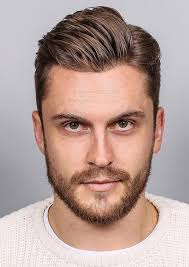
#> input picture images/test.jpeg, 189 x 267 px, given in place of the camera
$ python drowsiness_detect.py
#> lines starting #> are read from the running program, lines starting #| are printed output that depends on the picture; after the words box and inside, x2 and y2 are one past the last pixel; in counts of white or black regions, pixels touching at a corner belong together
"""
Real-time driver drowsiness detection using Haar cascades (face + eyes).

Fixes applied vs. the original version:
- No longer confuses "no face in frame" with "eyes closed" (was a false-alarm bug).
- Alarm sound is now non-blocking (SND_ASYNC) so the video feed no longer freezes
  while the alert plays.
- winsound import is guarded so the script doesn't crash on import on non-Windows
  systems (it will print a warning and skip audio instead).
- Cascade files default to OpenCV's bundled haarcascades (cv2.data.haarcascades)
  instead of a relative "haarcascades/" folder that may not exist.
- Webcam and windows are released/closed in a try/finally so a crash mid-loop
  doesn't leave the camera locked.
- "EYES CLOSED!" text is drawn every frame while the alarm is active, not just
  on the single frame the threshold was crossed.
- Now sends an email alert (via email_alert.py) the moment the alarm triggers,
  running in a background thread so it never blocks or slows down the video feed.
- Eye search is now restricted to the upper-face region only, with stricter
  detection settings (minNeighbors=8). Previously the eye cascade searched the
  WHOLE face, which caused false-positive "eyes detected" hits on eyebrows,
  nostrils, or mouth creases even while the eyes were genuinely closed -
  meaning the alarm sometimes never triggered at all.

Further accuracy tuning:
- Histogram equalization (cv2.equalizeHist) applied before detection - improves
  Haar cascade accuracy significantly under uneven or dim lighting.
- Face detection now requires a minimum size, filtering out tiny false-positive
  "face" detections in the background.
- Debounced eyes-open detection: a SINGLE frame where the eye cascade misfires
  and reports "eyes detected" no longer resets the closed-eye timer back to
  zero. It now takes CONSECUTIVE_OPEN_FRAMES_TO_RESET (default 3) consecutive
  "eyes open" frames in a row to reset the timer, filtering out single-frame
  detection noise that was previously preventing the alarm from accumulating
  enough time to trigger.

Second (more aggressive) accuracy pass:
- Switched from plain histogram equalization to CLAHE (adaptive local contrast),
  which handles shadow/lighting noise around the eyes better.
- Eye search is now split into separate LEFT and RIGHT zones (instead of one
  wide band), avoiding the nose bridge/glasses-frame area and roughly halving
  the search area per eye.
- Detections are filtered by expected eye width relative to face width
  (13%-38%), discarding false positives that are the wrong size to be a real
  eye (eyebrows, nostrils, skin folds).
- minNeighbors raised to 15 (from 8) - requires far more overlapping matches
  before something counts as a detected eye.
- BOTH left and right zones must register a hit for "eyes detected" to be
  true - a single-zone hit is treated as noise, not a real open eye.

UI / alerting update:
- Removed the on-screen debug text and "EYES CLOSED!" warning text - the
  video feed is now clean with just the face/eye tracking boxes.
- Added an on-screen alarm trigger counter (top-left corner).
- Email alerts are now only sent once the trigger count exceeds 3 - the sound
  alarm still plays every time for immediate feedback, but email is reserved
  for repeated/escalating drowsiness episodes rather than firing on every
  single trigger.

Requires email_alert.py (in the same folder) to be configured - see .env.example.
If email isn't configured, this script still works fine; it just skips the email
and logs a one-time warning instead.
"""

import time
import os
import sys
import threading

import cv2

# --- Guard winsound import (Windows-only stdlib module) -------------------
try:
    import winsound
    HAS_WINSOUND = True
except ImportError:
    HAS_WINSOUND = False
    print("[WARNING] 'winsound' is not available on this OS (Windows-only). "
          "Audio alerts will be disabled; a console message will be printed instead.")

# --- Email alert integration ------------------------------------------------
try:
    from email_alert import send_email_alert, EMAIL_SENDER, EMAIL_APP_PASSWORD, EMAIL_RECIPIENT
    EMAIL_CONFIGURED = bool(EMAIL_SENDER and EMAIL_APP_PASSWORD and EMAIL_RECIPIENT)
    if not EMAIL_CONFIGURED:
        print("[WARNING] Email not configured (missing EMAIL_SENDER / EMAIL_APP_PASSWORD / "
              "EMAIL_RECIPIENT in your .env). Alarm will trigger sound only, no email.")
except ImportError:
    EMAIL_CONFIGURED = False
    print("[WARNING] email_alert.py not found next to this script. "
          "Alarm will trigger sound only, no email.")

# --- Configuration ----------------------------------------------------------
EYE_DETECTION_TIMEOUT = 5  # seconds of continuous "eyes not detected" before alarm

# How many CONSECUTIVE "eyes open" frames are needed before the closed-eye timer
# resets. Prevents a single misdetected frame from wiping out an otherwise-valid
# "eyes closed" streak.
CONSECUTIVE_OPEN_FRAMES_TO_RESET = 3

# --- Eye-detection sensitivity (tune these if it's too strict or too loose) --
# Lower minNeighbors = more sensitive (may false-positive on closed eyes).
# Higher minNeighbors = stricter (may miss genuinely open eyes).
# 8 was too loose (closed eyes registered as open). 15 was too strict (open
# eyes registered as closed). 11 is a middle ground - adjust up/down by 1-2
# if it's still not quite right for your lighting/camera.
EYE_MIN_NEIGHBORS = 11

# How many of the 2 eye zones (left/right) must register a hit to count as
# "eyes open". 2 = strict (both must agree, fewer false "open" positives but
# may miss real opens). 1 = loose (either eye is enough, more forgiving but
# more prone to false "open" positives). 1 is the middle-ground default.
EYE_ZONES_REQUIRED = 1

# Real eye width as a fraction of face width. Widened slightly from the
# previous strict pass (13%-38%) to avoid rejecting genuinely open eyes.
EYE_MIN_WIDTH_RATIO = 0.11
EYE_MAX_WIDTH_RATIO = 0.42

# How many times the alarm must trigger (in this run) before an email is sent.
# Sound still plays on every trigger; email is reserved for repeated episodes.
ALARM_COUNT_EMAIL_THRESHOLD = 3

# Allow overriding via environment variable; otherwise look for a local file.
AUDIO_FILE_PATH = os.environ.get("DDDS_AUDIO_PATH", os.path.join("audio", "alert.wav"))

# Use OpenCV's bundled cascade files by default (always present with opencv-python),
# but allow a custom "haarcascades/" folder to override them if present.
_local_cascade_dir = "haarcascades"
FACE_CASCADE_PATH = (
    os.path.join(_local_cascade_dir, "haarcascade_frontalface_default.xml")
    if os.path.exists(os.path.join(_local_cascade_dir, "haarcascade_frontalface_default.xml"))
    else os.path.join(cv2.data.haarcascades, "haarcascade_frontalface_default.xml")
)
EYE_CASCADE_PATH = (
    os.path.join(_local_cascade_dir, "haarcascade_eye.xml")
    if os.path.exists(os.path.join(_local_cascade_dir, "haarcascade_eye.xml"))
    else os.path.join(cv2.data.haarcascades, "haarcascade_eye.xml")
)


def play_alarm():
    """Play the alert sound without blocking the main detection loop."""
    if HAS_WINSOUND and os.path.exists(AUDIO_FILE_PATH):
        winsound.PlaySound(AUDIO_FILE_PATH, winsound.SND_FILENAME | winsound.SND_ASYNC)
    else:
        print("[ALERT] Drowsiness detected! (audio unavailable)")


def send_alarm_email():
    """Send the drowsiness email alert in a background thread so the video loop never waits on it."""
    if not EMAIL_CONFIGURED:
        return

    def _send():
        send_email_alert(
            subject="⚠️ Drowsiness Alert",
            body="Drowsiness was detected! The driver's eyes were closed for an extended period. "
                 "Please check on them immediately."
        )

    threading.Thread(target=_send, daemon=True).start()


def main():
    print("[INFO] drowsiness_detect.py - version: counter + threshold-email (no debug text)")

    if not os.path.exists(FACE_CASCADE_PATH):
        raise FileNotFoundError(f"[ERROR] Face cascade file not found: {FACE_CASCADE_PATH}")
    if not os.path.exists(EYE_CASCADE_PATH):
        raise FileNotFoundError(f"[ERROR] Eye cascade file not found: {EYE_CASCADE_PATH}")
    if not HAS_WINSOUND:
        print("[NOTE] Continuing without audio playback.")
    elif not os.path.exists(AUDIO_FILE_PATH):
        print(f"[WARNING] Audio file not found at '{AUDIO_FILE_PATH}'. "
              f"Set DDDS_AUDIO_PATH env var to point at a valid .wav file. "
              f"Continuing with console alerts only.")

    face_cascade = cv2.CascadeClassifier(FACE_CASCADE_PATH)
    eye_cascade = cv2.CascadeClassifier(EYE_CASCADE_PATH)
    if face_cascade.empty():
        raise IOError(f"[ERROR] Failed to load face cascade from {FACE_CASCADE_PATH}")
    if eye_cascade.empty():
        raise IOError(f"[ERROR] Failed to load eye cascade from {EYE_CASCADE_PATH}")

    video_capture = cv2.VideoCapture(0)
    if not video_capture.isOpened():
        raise RuntimeError("[ERROR] Webcam not detected!")

    # CLAHE (adaptive local contrast) - more effective than plain equalizeHist
    # at suppressing shadow/eyelash noise that fools the eye cascade into
    # false-positive "eyes open" hits on closed eyelids.
    clahe = cv2.createCLAHE(clipLimit=2.0, tileGridSize=(8, 8))

    time.sleep(2)  # let the camera warm up
    closed_eye_start_time = None
    alarm_triggered = False
    consecutive_open_frames = 0
    alarm_trigger_count = 0

    try:
        while True:
            ret, frame = video_capture.read()
#> frame is the input picture: shape (267, 189, 3); mean B, G, R 150.8, 157.5, 181.2
            if not ret:
                print("[ERROR] Failed to grab frame!")
                break

            frame = cv2.flip(frame, 1)
            gray = cv2.cvtColor(frame, cv2.COLOR_BGR2GRAY)
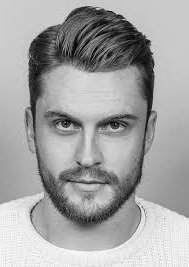
#> gray: shape (267, 189); min 2, max 253, mean 163.9
            gray = clahe.apply(gray)
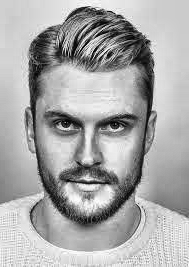
#> gray: shape (267, 189); min 1, max 254, mean 168.4

            faces = face_cascade.detectMultiScale(
                gray, scaleFactor=1.3, minNeighbors=5, minSize=(120, 120))
#> faces = [[16, 69, 151, 151]]
            face_detected = len(faces) > 0
#> face_detected = True
            eyes_detected = False
            zones_found = 0

            for (x, y, w, h) in faces:
                cv2.rectangle(frame, (x, y), (x + w, y + h), (255, 0, 0), 2)
                roi_gray = gray[y:y + h, x:x + w]

                # Vertical band where eyes actually sit on a face.
                eye_region_top = int(h * 0.20)
                eye_region_bottom = int(h * 0.50)

                # Split into separate left-eye and right-eye search zones instead
                # of one wide band. This avoids the nose bridge / glasses-frame
                # area entirely and roughly halves the search area per eye,
                # which meaningfully cuts down false-positive detections.
                left_zone = roi_gray[eye_region_top:eye_region_bottom, int(w * 0.05):int(w * 0.48)]
                right_zone = roi_gray[eye_region_top:eye_region_bottom, int(w * 0.52):int(w * 0.95)]

                # A real eye is roughly EYE_MIN_WIDTH_RATIO-EYE_MAX_WIDTH_RATIO
                # of the face width. Anything detected outside that ratio is
                # likely an eyebrow, nostril, or skin-fold false positive.
                min_eye_w = int(w * EYE_MIN_WIDTH_RATIO)
                max_eye_w = int(w * EYE_MAX_WIDTH_RATIO)

                zones_found = 0
                for zone_gray, x_offset in [(left_zone, int(w * 0.05)), (right_zone, int(w * 0.52))]:
                    if zone_gray.size == 0:
                        continue
                    eyes = eye_cascade.detectMultiScale(
                        zone_gray, scaleFactor=1.05, minNeighbors=EYE_MIN_NEIGHBORS,
                        minSize=(min_eye_w, min_eye_w), maxSize=(max_eye_w, max_eye_w))
                    if len(eyes) > 0:
                        zones_found += 1
                        ex, ey, ew, eh = eyes[0]  # take the strongest match in this zone
                        cv2.rectangle(
                            frame,
                            (x + x_offset + ex, y + eye_region_top + ey),
                            (x + x_offset + ex + ew, y + eye_region_top + ey + eh),
                            (0, 255, 0), 2
                        )

                # Require EYE_ZONES_REQUIRED of the 2 eye zones to register a hit.
                if zones_found >= EYE_ZONES_REQUIRED:
                    eyes_detected = True
#> this loop made 1 pass
#> (x, y, w, h, eye_region_top, eye_region_bottom, min_eye_w, max_eye_w) on pass 1: (16, 69, 151, 151, 30, 75, 16, 63)
#> pass 1, in main, `roi_gray = gray[y:y + h, x:x + w]`:
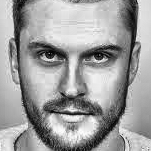
#> roi_gray: shape (151, 151); min 1, max 253, mean 158.1
#> pass 1, in main, `left_zone = roi_gray[eye_region_top:eye_region_bottom, int(w * 0.05):i..`:
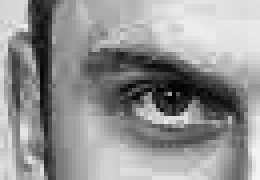
#> left_zone: shape (45, 65) (shown 4 times larger); min 1, max 244, mean 146.9
#> pass 1, in main, `right_zone = roi_gray[eye_region_top:eye_region_bottom, int(w * 0.52):..`:
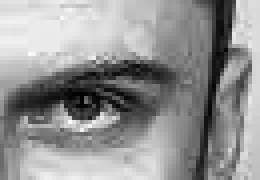
#> right_zone: shape (45, 65) (shown 4 times larger); min 2, max 251, mean 147
#> after the loop:
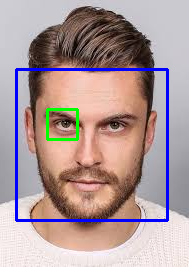
#> frame: shape (267, 189, 3); mean B, G, R 153.6, 152.7, 173.5

            # Only treat this as "eyes closed" if a face IS present but eyes are NOT.
            # (Previously: no face in frame was wrongly treated the same as eyes closed.)
            if face_detected and not eyes_detected:
                consecutive_open_frames = 0
                if closed_eye_start_time is None:
                    closed_eye_start_time = time.time()
                elapsed_time = time.time() - closed_eye_start_time

                if elapsed_time >= EYE_DETECTION_TIMEOUT:
                    if not alarm_triggered:
                        alarm_triggered = True
                        alarm_trigger_count += 1
                        play_alarm()
                        if alarm_trigger_count > ALARM_COUNT_EMAIL_THRESHOLD:
                            send_alarm_email()
            elif face_detected and eyes_detected:
                # Debounce: require several CONSECUTIVE "eyes open" frames before
                # fully resetting. A single misdetected frame (Haar cascade noise)
                # no longer wipes out an otherwise-valid closed-eye streak.
                consecutive_open_frames += 1
                if consecutive_open_frames >= CONSECUTIVE_OPEN_FRAMES_TO_RESET:
                    closed_eye_start_time = None
                    alarm_triggered = False
            else:
                # No face at all - reset immediately, nothing to debounce.
                consecutive_open_frames = 0
                closed_eye_start_time = None
                alarm_triggered = False

            # On-screen alarm trigger counter.
            counter_text = f"Alerts: {alarm_trigger_count}"
            cv2.putText(frame, counter_text, (10, 30),
                        cv2.FONT_HERSHEY_SIMPLEX, 0.8, (0, 255, 255), 2)
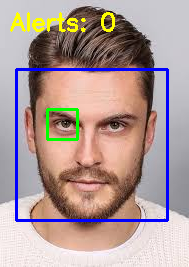
#> frame: shape (267, 189, 3); 1.4% of pixels changed, all inside (x1, y1, x2, y2) = (10, 12, 115, 32)

            cv2.imshow("Eye Detection Alarm", frame)
            if cv2.waitKey(1) & 0xFF == ord("q"):
#> (key q is pressed here)
                break
    finally:
        video_capture.release()
        cv2.destroyAllWindows()


if __name__ == "__main__":
    try:
        main()
    except Exception as exc:
        print(f"[FATAL] {exc}", file=sys.stderr)
        sys.exit(1)

$ run again, on images/alarm triggered.png
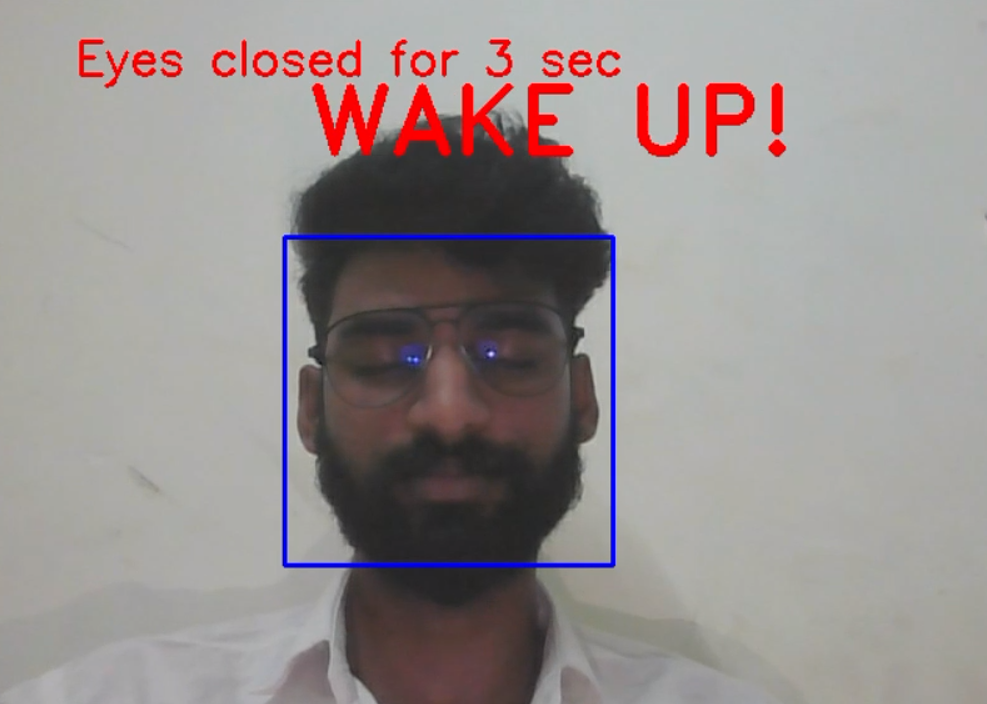
#> input picture images/alarm triggered.png, 987 x 704 px, given in place of the camera
#> in main, frame is the input picture: shape (704, 987, 3); mean B, G, R 143.2, 143.7, 150.9
#> faces = [[372, 222, 338, 338]]
#> face_detected = True
#> the loop in main, `for (x, y, w, h) in faces:` made 1 pass
#> (x, y, w, h, eye_region_top, eye_region_bottom, min_eye_w, max_eye_w) on pass 1: (372, 222, 338, 338, 67, 169, 37, 141)
#> pass 1, in main, `right_zone = roi_gray[eye_region_top:eye_region_bottom, int(w * 0.52):..`:
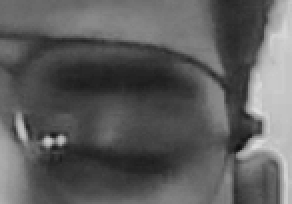
#> right_zone: shape (102, 146) (shown 2 times larger); min 16, max 221, mean 92.9
#> in main, `cv2.putText(frame, counter_text, (10, 30), cv2.FONT_HERSHEY_SIMPLEX, 0..`:
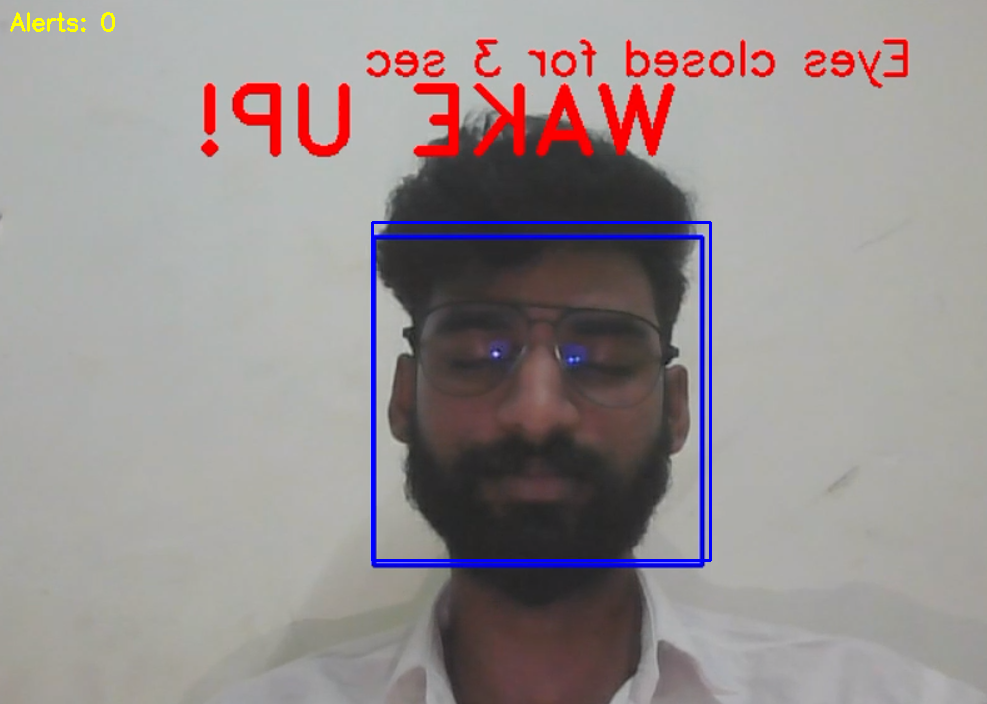
#> frame: shape (704, 987, 3); mean B, G, R 143.6, 143.2, 150.5
